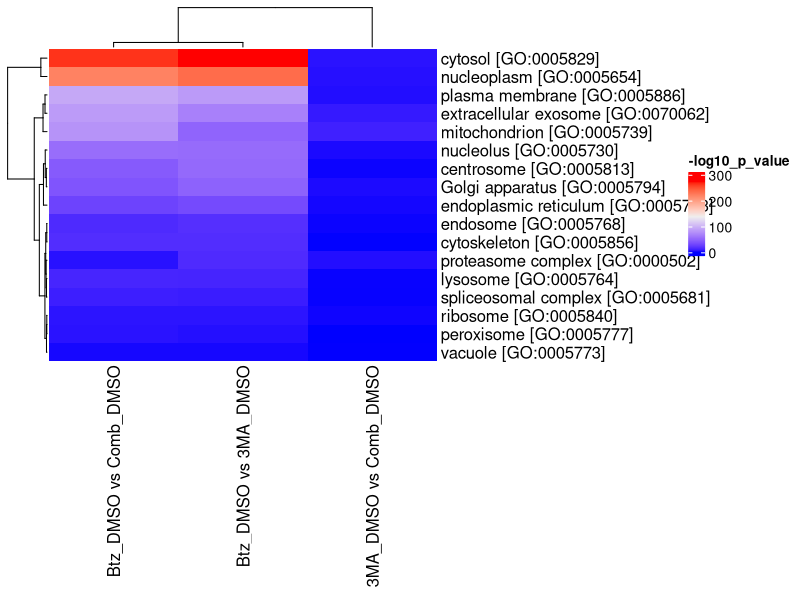

Reproduce this figure in R. (Note: this script raises an error after producing the figure.)
## ---- chunk 1
knitr::opts_chunk$set(echo = TRUE)
## ---- chunk 2
# import packages
packages_names <- c('tidyverse', 'readxl', 'writexl')
lapply(packages_names, require, character.only = TRUE)

# load training data 1
training_data_1 <- read_xlsx(
  'training_data_1.xlsx'
)

# have a quick look at the data
head(training_data_1, n = 10)
## ---- chunk 3
training_data_1_adj <- training_data_1 |> 
  select(Gene, `Btz/DMSO`:`vacuole [GO:0005773]`) |> 
  pivot_longer(cols = `plasma membrane [GO:0005886]`:`vacuole [GO:0005773]`, names_to = 'GO_Term', values_to = 'value') |> 
  filter(value == 1) |> 
  select(Gene, Btz_DMSO = `Btz/DMSO`, `3MA_DMSO` = `3MA/DMSO`, Comb_DMSO = `Comb/DMSO`, GO_Term) |> 
  pivot_longer(cols = Btz_DMSO:Comb_DMSO, names_to = 'Exp', values_to = 'Fold_Change')

# let us look at the adjusted data
head(training_data_1_adj, n = 10)
## ---- chunk 4
ks_test_function <- function(df){
  # get all possible combination of experimental conditions
  Exp_list <- unique(df$Exp)
  combs <- data.frame(combn(Exp_list, 2, simplify = TRUE))
  
  # generate result tibble
  tibble(
    GO_term_list = unique(df$GO_Term),
    comparison = map(combs, \(x) paste(x, collapse = " vs ")),
    p_value = map(combs, \(x) ks.test(
      df |> filter(Exp == x[1]) |> pull(Fold_Change),
      df |> filter(Exp == x[2]) |> pull(Fold_Change)
        )$p.value
      )
    )
}
## ---- chunk 5
comparison_p_value_df <- training_data_1_adj |> 
  group_by(GO_Term) |> 
  group_split() |> 
  # map_df applies the ks_test_function to each data frame in the list generated by group_split()
  map_df(ks_test_function) |> 
  unnest_longer(c(comparison, p_value))

# let us check the result
head(comparison_p_value_df, n = 20)
## ---- chunk 6
# import ComplexHeatmap
library(ComplexHeatmap)

# change the format of our data
heatmap_comparison_p_value <- comparison_p_value_df |> 
  mutate(log_p_value = -log10(p_value)) |> 
  select(GO_term_list, comparison, log_p_value) |> 
  pivot_wider(names_from = comparison, values_from = log_p_value)

# check
head(heatmap_comparison_p_value, n = 10)

# generate data matrix
heatmap_matrix <- data.matrix(heatmap_comparison_p_value |> select(!GO_term_list))
rownames(heatmap_matrix) <- heatmap_comparison_p_value$GO_term_list

# check
heatmap_matrix

# plot the heatmap
Heatmap(heatmap_matrix, name = '-log10_p_value', color = heatmap_color)

## ---- chunk 7
#import packages
packages_names <- c('showtext', 'rstatix', 'ggpubr')
lapply(packages_names, require, character.only = TRUE)

# statistical test
cytosol_wilcox_test <- training_data_1_adj |> 
  filter(GO_Term == 'cytosol [GO:0005829]') |> 
  # The Wilcoxon test is performed to compare the Fold Change between different 
  # experimental conditions (Exp) with Benianmini-Hochberg correction.
  wilcox_test(Fold_Change ~ Exp, p.adjust.method = 'BH')

# check
cytosol_wilcox_test

# violin boxplot
# The showtext package is used to load and use the Arial font (or any custom font). This ensures the font is displayed correctly in the plot.
font_add(family = 'arial', regular = 'arial.ttf')
# showtext_auto() enables the automatic use of this font in the plot rendering.
showtext_auto()

violin_boxplot_cytosol <- training_data_1_adj |> 
  filter(GO_Term == 'cytosol [GO:0005829]') |> 
  ggplot() +
  geom_violin(
    aes(x = Exp, y = Fold_Change), fill = '#4b1978', color = 'transparent'
  ) +
  geom_boxplot(
    aes(x = Exp, y = Fold_Change), width = 0.2, outliers = FALSE
  ) +
  # stat_pvalue_manual() overlays the p-value results from the Wilcoxon test on the plot, indicating
  # statistical significance between the experimental conditions.
  stat_pvalue_manual(
    data = cytosol_wilcox_test, label = 'p.adj.signif', hide.ns = TRUE,
    tip.length = 0, y.position = c(1.8), label.size = 6
  ) +
  coord_cartesian(ylim = c(0, 2)) +
  labs(x = '', y = 'Fold Change') +
  # theme_bw() applies a clean black-and-white theme to the plot.
  theme_bw() +
  # theme() customizes various plot elements, such as grid lines and axis text properties 
  # (color, size, and angle of x-axis labels).
  theme(
    panel.grid.major = element_line(color = 'gray', linewidth = 0.2),
    panel.grid.minor = element_line(color = 'gray', linewidth = 0.1),
    axis.text.x = element_text(color = 'black', size = 9, angle = 30, hjust = 1),
    axis.text.y = element_text(color = 'black', size = 9)
  )

# display the plot
violin_boxplot_cytosol

# save the plot as an EPS file
# ggsave(
#   filename = "violin_boxplot_cytosol.eps",
#   device = 'eps',
#   height = 2, width = 2, units = 'in'
# )
## ---- chunk 8
sessionInfo()
